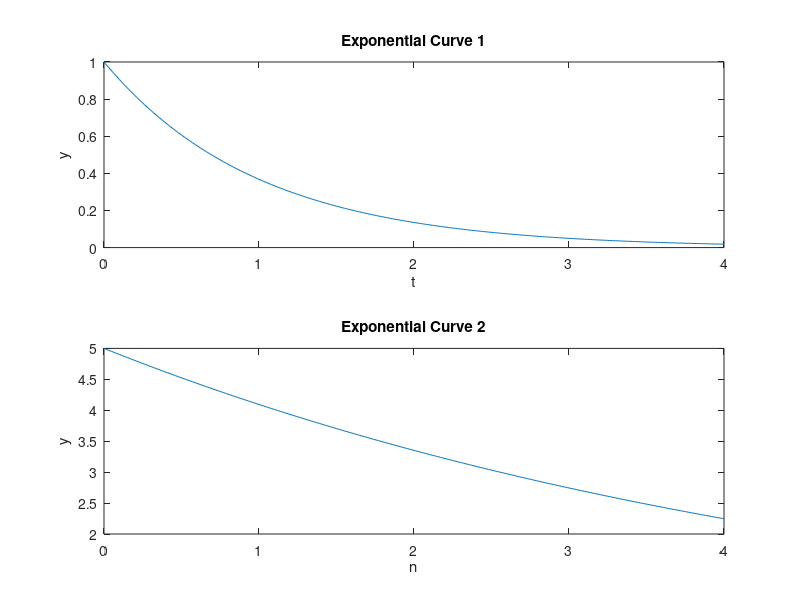

Write the MATLAB code that produced this figure.
clc;
clear;


t=0:0.01:4;
subplot(2,1,1);
y1=exp(-t);
plot(t,y1);
xlabel('t');
ylabel('y');
title('Exponential Curve 1');




y2 = 5 * exp(-0.2 * t);
subplot(2,1,2);
plot(t,y2);
xlabel('n');
ylabel('y');
title('Exponential Curve 2');